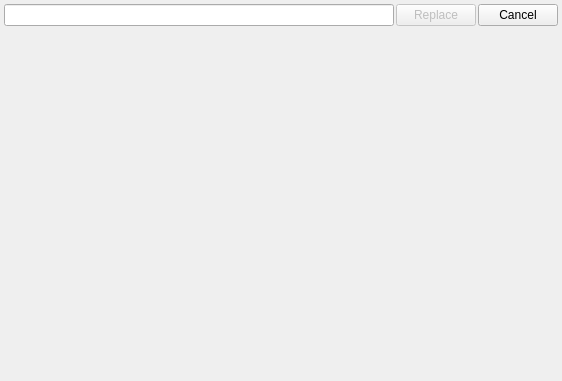
<?xml version="1.0" encoding="UTF-8"?>
<ui version="4.0">
 <class>CppReplaceUsagesDialog</class>
 <widget class="QDialog" name="CppReplaceUsagesDialog">
  <property name="geometry">
   <rect>
    <x>0</x>
    <y>0</y>
    <width>562</width>
    <height>381</height>
   </rect>
  </property>
  <property name="windowTitle">
   <string>Replace Usages</string>
  </property>
  <layout class="QVBoxLayout" name="verticalLayout">
   <property name="spacing">
    <number>4</number>
   </property>
   <property name="margin">
    <number>4</number>
   </property>
   <item>
    <layout class="QHBoxLayout" name="horizontalLayout">
     <property name="spacing">
      <number>2</number>
     </property>
     <item>
      <widget class="QLineEdit" name="lineEdit"/>
     </item>
     <item>
      <widget class="QPushButton" name="replacePushButton">
       <property name="enabled">
        <bool>false</bool>
       </property>
       <property name="text">
        <string>Replace</string>
       </property>
       <property name="default">
        <bool>true</bool>
       </property>
      </widget>
     </item>
     <item>
      <widget class="QPushButton" name="cancelPushButton">
       <property name="text">
        <string>Cancel</string>
       </property>
      </widget>
     </item>
    </layout>
   </item>
   <item>
    <widget class="QStackedWidget" name="searchResultStackedWidget"/>
   </item>
  </layout>
 </widget>
 <resources/>
 <connections/>
</ui>
